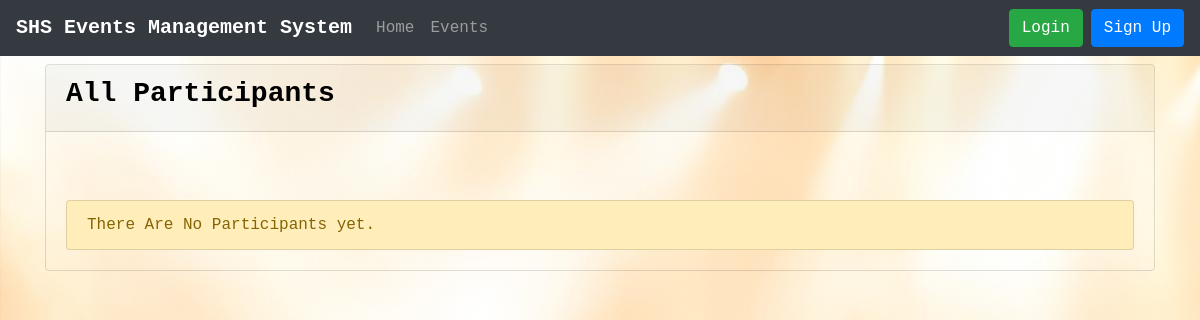
Before: /registration/1/participants/ with the older database file.
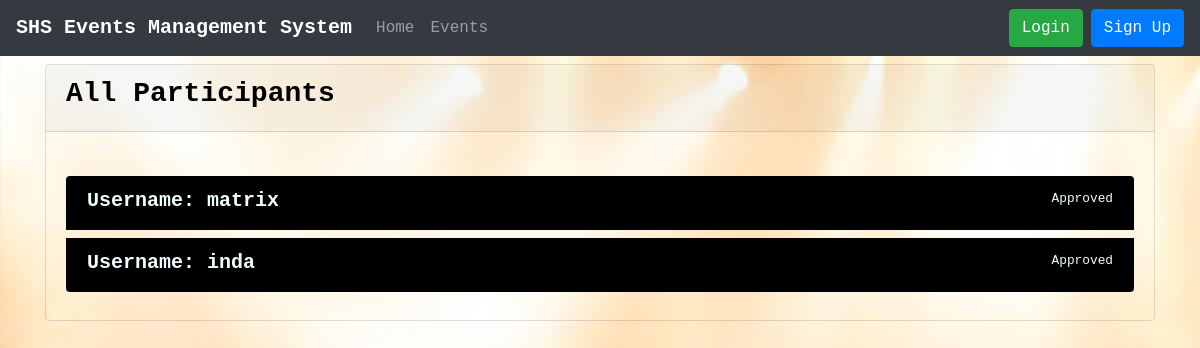
After: the same page with the newer database file.
### registrations/models.py (models this page shows, shortened)
class Registration (models.Model):
    class Meta:
        unique_together = ('event', 'participant')
    event = models.ForeignKey(to='events.Event', on_delete = models.CASCADE)
    participant = models.ForeignKey(to='users.Participant', on_delete = models.CASCADE)
    parents_permit = models.FileField("Parent's Permit", upload_to = "uploads/permits/", default = "")
    parents_contact_number = models.CharField("Parent's Contact Number", max_length = 50)
    waiver = models.FileField("Waiver", upload_to = "uploads/waivers/", default = "")
    date_registered = models.DateTimeField("Date/Time Registered", auto_now_add = True)
    status = models.CharField("Status", max_length = 15, default = "Approved")

### users/models.py (models this page shows)
class Participant(AbstractUser):
    contact_number = models.CharField("Contact Number", max_length=50)
    def __str__(self):
        return self.username

### registrations/views.py (the view)
# urls.py: path("registration/<int:event_pk>/participants/", RegistrationListView.as_view(), name="registration_list")
class RegistrationListView (TemplateView):
    template_name = "registration_list.html"
    def get_context_data(self, **kwargs):
        data = super().get_context_data(**kwargs)
        qs = Registration.objects.filter(event = self.kwargs['event_pk'])
        data ["registration_list"] = qs
        return data

### templates/registration_list.html
{% extends 'base.html' %} {% block title %} All Participants {% endblock title %}
{% block content %}
<div class="card mt-2" id="head_comp">
    <div class="card-header">
        <h3><strong>All Participants</strong></h3>
    </div>
    <div class="card-body">
        <div class="mt-4 list-group">
            {% for registration in registration_list %}
            <a href="{% url 'registration_detail' registration.pk %}" class="list-group-item list-group-item-action flex-column align-items-start mb-2"
                id="body_comp">
                <div class="d-flex w-100 justify-content-between">
                    <h5 class="mb-1"><strong>Username: {{ registration.participant }}</strong></h5>
                    <small>{{ registration.status }}</small>
                </div>
            </a>
            {% empty %}
            <a href="#!" class="mt-4 list-group-item list-group-item-action list-group-item-warning">
                There Are No Participants yet.
            </a>
            {% endfor %}
        </div>
    </div>
</div>
{% endblock content %}

Changed rows visible on the page:
added Registration: participant "matrix", status "Approved"
added Registration: participant "inda", status "Approved"
Other visible differences:
text no longer shown: "There Are No Participants yet."
